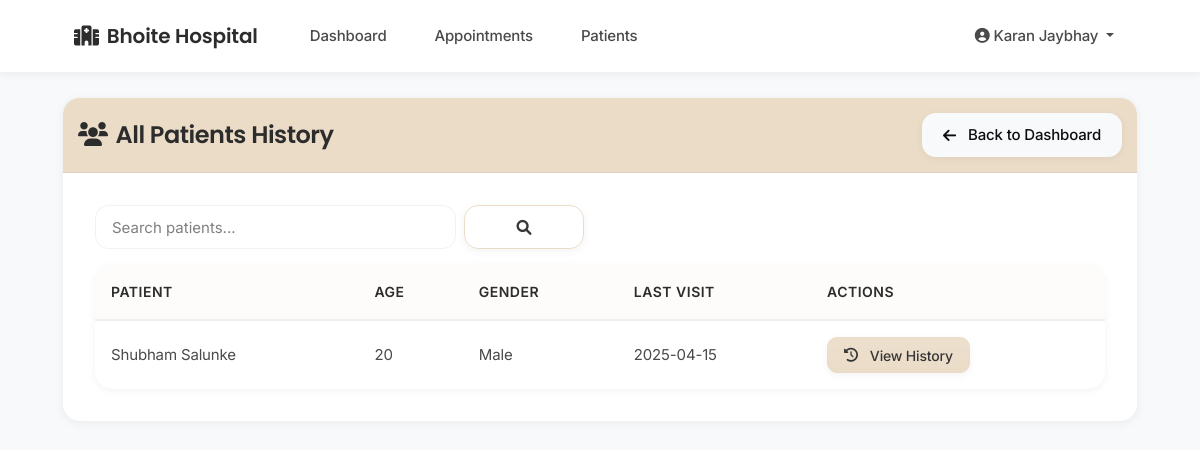
The page /doctor/patients (signed in) on the database its author committed.
### tables this page shows
CREATE TABLE patients (
            id INTEGER PRIMARY KEY AUTOINCREMENT,
            name TEXT NOT NULL,
            age INTEGER NOT NULL,
            gender TEXT,
            contact TEXT,
            address TEXT,
            medical_history TEXT,
            created_at TIMESTAMP DEFAULT CURRENT_TIMESTAMP,
            created_by INTEGER,
            hospital_id INTEGER NOT NULL,
            FOREIGN KEY (created_by) REFERENCES staff(id),
            FOREIGN KEY (hospital_id) REFERENCES staff(id)
        );

### app.py (the view)
@app.route('/doctor/patients')
def all_patients_history():
    if 'user_id' not in session or session['user_type'] != 'doctor':
        return redirect(url_for('login'))
    search_query = request.args.get('search', '').strip()
    doctor_id = session['user_id']
    conn = get_db_connection()
    try:
        if search_query:
            patients = conn.execute('''
                SELECT DISTINCT p.*, MAX(a.date) as last_visit
                FROM patients p
                JOIN appointments a ON p.id = a.patient_id
                WHERE a.doctor_id = ?
                AND p.hospital_id = ?
                AND (p.name LIKE ? OR p.contact LIKE ?)
                GROUP BY p.id
                ORDER BY p.name
            ''', (doctor_id, session['hospital_id'], f'%{search_query}%', f'%{search_query}%')).fetchall()
        else:
            patients = conn.execute('''
                SELECT DISTINCT p.*, MAX(a.date) as last_visit
                FROM patients p
                JOIN appointments a ON p.id = a.patient_id
                WHERE a.doctor_id = ?
                AND p.hospital_id = ?
                GROUP BY p.id
                ORDER BY p.name
            ''', (doctor_id, session['hospital_id'])).fetchall()
    except Exception as e:
        flash('Error loading patients', 'danger')
        app.logger.error(f"All patients history error: {str(e)}")
        patients = []
    finally:
        conn.close()
    try:
        return render_template('doctor/all_patients_history.html',
                             patients=patients,
                             search_query=search_query)
    except Exception as e:
        app.logger.error(f"Template rendering error: {str(e)}")
        flash('Error loading the page', 'danger')
        return redirect(url_for('doctor_dashboard'))

### app.py (called while the page is built)
@app.context_processor
def utility_processor():
    def now():
        return datetime.now()
    return dict(now=now)

def get_db_connection():
    try:
        conn = sqlite3.connect(get_db_path())
        conn.row_factory = sqlite3.Row
        return conn
    except sqlite3.Error as e:
        logger.error(f"Database connection error: {e}")
        raise

### database.py (called while the page is built)
def get_db_path():
    if 'RENDER' in os.environ:
        return '/var/lib/sqlite/hospital.db'
    else:
        return os.path.join(os.path.dirname(__file__), 'instance', 'hospital.db')

### templates/doctor/all_patients_history.html (shortened to what this page needs)
{% extends "base.html" %}
{% block content %}
<div class="card">
    <div class="card-header text-white d-flex justify-content-between align-items-center" style="background-color:rgb(235, 220, 200); padding: 15px 15px">
        <h4 class="mb-0">
            <i class="fas fa-users me-2"></i>All Patients History
        </h4>
        <div>
            <a href="{{ url_for('doctor_dashboard') }}" class="btn btn-light">
                <i class="fas fa-arrow-left me-1"></i>Back to Dashboard
            </a>
        </div>
    </div>
    <div class="card-body">
        <div class="row mb-3">
            <div class="col-md-6">
                <form class="d-flex" method="GET" action="{{ url_for('all_patients_history') }}">
                    <input class="form-control me-2" type="search" name="search" placeholder="Search patients..."
                           value="{{ search_query }}" aria-label="Search">
                    <button class="btn btn-outline-primary" type="submit">
                        <i class="fas fa-search"></i>
                    </button>
                </form>
            </div>
        </div>
        <div class="table-responsive">
            <table class="table table-hover">
                <thead>
                    <tr>
                        <th>Patient</th>
                        <th>Age</th>
                        <th>Gender</th>
                        <th>Last Visit</th>
                        <th>Actions</th>
                    </tr>
                </thead>
                <tbody>
                    {% for patient in patients %}
                    <tr>
                        <td>{{ patient.name }}</td>
                        <td>{{ patient.age }}</td>
                        <td>{{ patient.gender }}</td>
                        <td>
                            {% if patient.last_visit %}
                                {{ patient.last_visit }}
                            {% else %}
                                Never
                            {% endif %}
                        </td>
                        <td>
                            <a href="{{ url_for('patient_history', patient_id=patient.id) }}"
                               class="btn btn-sm btn-primary">
                                <i class="fas fa-history me-1"></i>View History
                            </a>
                        </td>
                    </tr>
                    {% else %}
                    <tr>
                        <td colspan="5" class="text-center">No patients found</td>
                    </tr>
                    {% endfor %}
                </tbody>
            </table>
        </div>
    </div>
</div>
{% endblock %}

### templates/base.html (style rules this page uses)
:root { --primary: rgb(235, 220, 200); --primary-dark: rgb(215, 200, 180); --primary-light: rgba(235, 220, 200, 0.1); --primary-lighter: rgba(235, 220, 200, 0.05); --secondary: rgb(200, 185, 165); --text-primary: #2c2c2c; --text-secondary: #4a4a4a; --bg-light: #fafafa; --white: #ffffff; --border-color: rgba(0,0,0,0.05); --success: #2e8b57; --success-light: rgba(46, 139, 87, 0.1); --info: rgb(235, 220, 200); --info-light: rgba(235, 220, 200, 0.1); --warning: #d4a017; --warning-light: rgba(212, 160, 23, 0.1); --danger: #c41e3a; --danger-light: rgba(196, 30, 58, 0.1); --spacing-xs: 0.5rem; --spacing-sm: 0.75rem; --spacing-md: 1rem; --spacing-lg: 1.5rem; --spacing-xl: 2rem; --radius-xs: 6px; --radius-sm: 10px; --radius-md: 14px; --radius-lg: 18px; --radius-xl: 24px; --radius-2xl: 30px; --radius-full: 9999px; --shadow-sm: 0 2px 8px rgba(0,0,0,0.05); --shadow-md: 0 4px 12px rgba(0,0,0,0.08); --shadow-lg: 0 8px 24px rgba(0,0,0,0.12); --transition-fast: all 0.2s ease; --transition-normal: all 0.3s ease; }
body { font-family: 'Inter', sans-serif; min-height: 100vh; display: flex; flex-direction: column; background-color: var(--bg-light); color: var(--text-primary); line-height: 1.6; -webkit-font-smoothing: antialiased; letter-spacing: -0.01em; }
h1, h2, h3, h4, h5, h6 { font-family: 'Poppins', sans-serif; font-weight: 600; color: var(--text-primary); margin-bottom: var(--spacing-lg); letter-spacing: -0.02em; line-height: 1.3; }
.btn { padding: 0.625rem 1.25rem; font-weight: 500; border-radius: var(--radius-md); transition: var(--transition-fast); position: relative; overflow: hidden; min-width: 120px; height: 44px; display: inline-flex; align-items: center; justify-content: center; gap: var(--spacing-xs); font-size: 0.9375rem; line-height: 1.5; text-align: center; white-space: nowrap; vertical-align: middle; cursor: pointer; user-select: none; border: 1px solid transparent; box-shadow: var(--shadow-sm); }
.btn::after { content: ''; position: absolute; top: 0; left: 0; width: 100%; height: 100%; background: linear-gradient(rgba(255,255,255,0.1), rgba(255,255,255,0)); pointer-events: none; transition: var(--transition-fast); }
.btn-sm { padding: 0.5rem 1rem; font-size: 0.875rem; min-width: 100px; height: 36px; border-radius: var(--radius-sm); }
.btn-primary { background-color: var(--primary) !important; border-color: var(--primary) !important; color: var(--text-primary) !important; }
.btn-outline-primary { color: var(--text-primary) !important; border-color: var(--primary) !important; background-color: transparent; }
.form-control, .form-select { height: 44px; padding: 0.625rem 1rem; font-size: 0.9375rem; border-radius: var(--radius-md); border: 1px solid var(--border-color); transition: var(--transition-fast); line-height: 1.5; color: var(--text-primary); }
.form-control::placeholder { color: var(--text-secondary); opacity: 0.7; }
.row { margin-left: calc(-1 * var(--spacing-md)); margin-right: calc(-1 * var(--spacing-md)); }
.row > [class*="col-"] { padding-left: var(--spacing-md); padding-right: var(--spacing-md); }
.table { width: 100%; margin-bottom: 0; background-color: var(--white); border-radius: var(--radius-lg); overflow: hidden; box-shadow: var(--shadow-sm); border-collapse: separate; border-spacing: 0; }
.table thead th { background-color: var(--primary-light); color: var(--text-primary); font-weight: 600; font-size: 0.875rem; text-transform: uppercase; letter-spacing: 0.5px; padding: var(--spacing-md); border-bottom: 2px solid var(--border-color); vertical-align: middle; }
.table tbody td { padding: var(--spacing-md); vertical-align: middle; border-bottom: 1px solid var(--border-color); font-size: 0.9375rem; color: var(--text-secondary); line-height: 1.6; }
.table tbody tr:last-child td { border-bottom: none; }
.table-responsive { border-radius: var(--radius-lg); box-shadow: var(--shadow-sm); margin-bottom: 0; }
.card { border-radius: var(--radius-lg); border: 1px solid var(--border-color); box-shadow: var(--shadow-sm); overflow: hidden; transition: var(--transition-normal); }
.card-header { background-color: var(--primary); border-bottom: 1px solid var(--border-color); padding: var(--spacing-lg); }
.card-body { padding: var(--spacing-xl); }

### rows shown on the page
patients: name "Shubham Salunke", age "20", gender "Male", last_visit "2025-04-15"

### other values the page prints
{{ session.get('hospital_name', 'Hospital Management') }} "Bhoite Hospital"
{{ session.get('name', 'User') }} "Karan Jaybhay"
